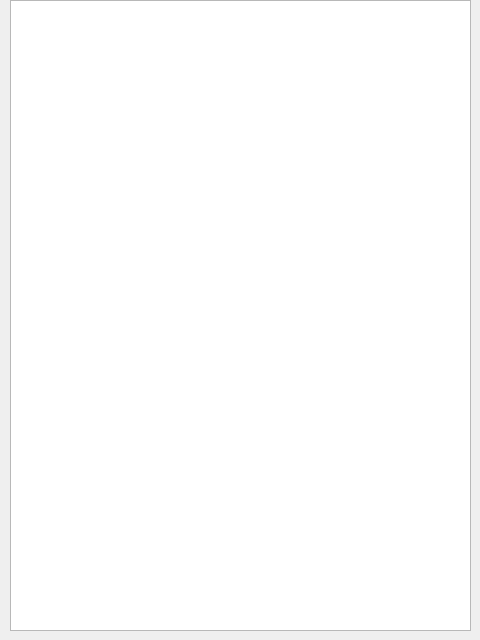
<?xml version="1.0" encoding="UTF-8"?>
<ui version="4.0">
 <class>HELP</class>
 <widget class="QWidget" name="HELP">
  <property name="geometry">
   <rect>
    <x>0</x>
    <y>0</y>
    <width>480</width>
    <height>640</height>
   </rect>
  </property>
  <property name="windowTitle">
   <string>Form</string>
  </property>
  <widget class="QTextBrowser" name="textBrowser">
   <property name="geometry">
    <rect>
     <x>10</x>
     <y>0</y>
     <width>461</width>
     <height>631</height>
    </rect>
   </property>
   <property name="html">
    <string>&lt;!DOCTYPE HTML PUBLIC &quot;-//W3C//DTD HTML 4.0//EN&quot; &quot;http://www.w3.org/TR/REC-html40/strict.dtd&quot;&gt;
&lt;html&gt;&lt;head&gt;&lt;meta name=&quot;qrichtext&quot; content=&quot;1&quot; /&gt;&lt;style type=&quot;text/css&quot;&gt;
p, li { white-space: pre-wrap; }
&lt;/style&gt;&lt;/head&gt;&lt;body style=&quot; font-family:'SimSun'; font-size:9pt; font-weight:400; font-style:normal;&quot;&gt;
&lt;p style=&quot;-qt-paragraph-type:empty; margin-top:0px; margin-bottom:0px; margin-left:0px; margin-right:0px; -qt-block-indent:0; text-indent:0px; font-family:'SimSun';&quot;&gt;&lt;br /&gt;&lt;/p&gt;&lt;/body&gt;&lt;/html&gt;</string>
   </property>
  </widget>
 </widget>
 <resources/>
 <connections/>
</ui>
